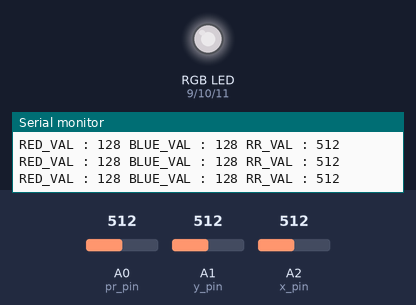
A sketch run on a simulated Arduino Uno, built with avr-gcc and run on an emulated ATmega328P. On the bench: an RGB LED mixed from three pins (HIGH = lit), the last lines printed to the serial monitor. Inputs (shaded band) come from the test bench; at power-on: A1 (y_pin) = 512, A2 (x_pin) = 512, A0 (pr_pin) = 512. Dim RGB values are drawn brighter than linear.

Above: at 1.2 s.
1.3 s: A1 (y_pin) set to 716
At 2.6 s:
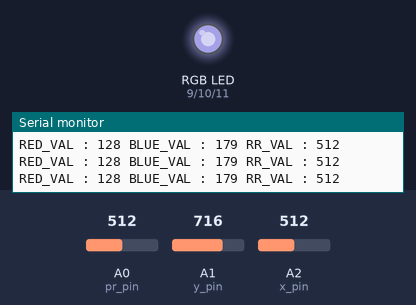
3.0 s: A2 (x_pin) set to 408
At 4.1 s:
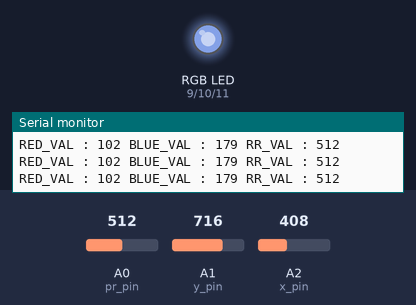
6.0 s: A2 (x_pin) set to 389
At 7.1 s:
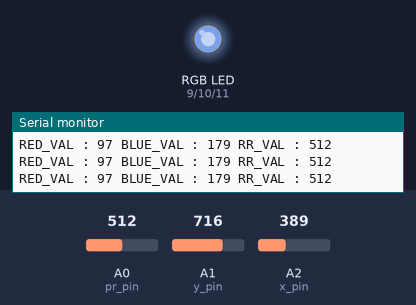
7.8 s: A1 (y_pin) set to 900
At 8.6 s:
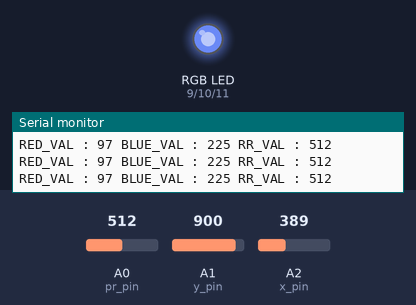
9.3 s: A2 (x_pin) set to 42
At 10.1 s:
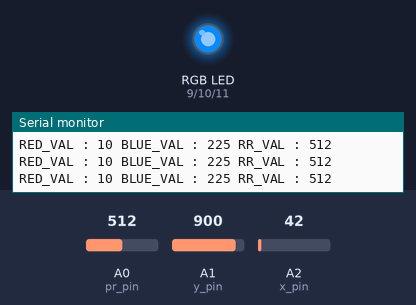
10.9 s: A2 (x_pin) set to 36
At 11.6 s:
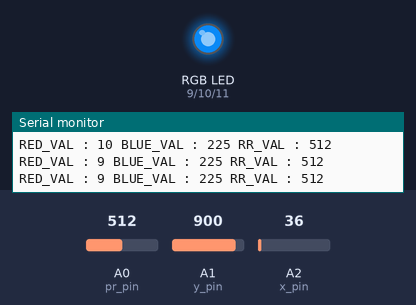
Timing chart, 0 to 13.5 s (numbered marks = the images above; inputs shaded):
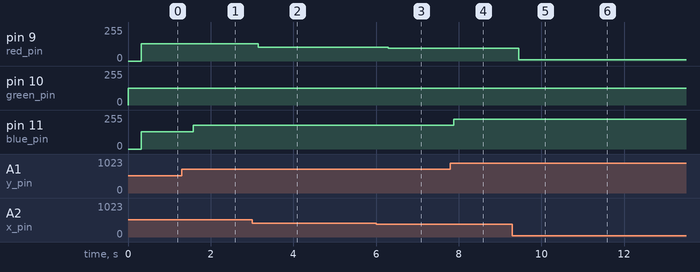

Measured:
- after the input at 1.3 s, pin 11 (blue_pin): 128/255 → 179/255 after 0.28 s
- after the input at 3.0 s, pin 9 (red_pin): 128/255 → 102/255 after 0.15 s
- after the input at 6.0 s, pin 9 (red_pin): 102/255 → 97/255 after 0.30 s
- after the input at 7.8 s, pin 11 (blue_pin): 179/255 → 225/255 after 0.08 s
- after the input at 9.3 s, pin 9 (red_pin): 97/255 → 10/255 after 0.15 s
- after the input at 10.9 s, pin 9 (red_pin): 10/255 → 9/255 after 0.13 s

The sketch:

basic1.ino
```cpp
#include <Arduino_FreeRTOS.h>
int pr_pin = A0;
int red_pin = 9 , blue_pin = 11 , green_pin = 10;
int x_pin = A2 , y_pin = A1 , btn_pin = 7;

int pr_val;
int x_val , y_val;

// 宣告 task handle
TaskHandle_t handleLED;
TaskHandle_t handlePR;
TaskHandle_t handleJoystick;

// 宣告 function
void TaskLED(void *parameters);
void TaskPR(void *parameters);
void TaskJoystick(void *parameters);

void setup() {
  Serial.begin(9600);
  pinMode(red_pin, OUTPUT);
  pinMode(blue_pin, OUTPUT);
  pinMode(green_pin, OUTPUT);
  pinMode(pr_pin, INPUT);
  pinMode(x_pin, INPUT);
  pinMode(y_pin, INPUT);
  while(!Serial) {} // 等 serial 設定好
  // 宣告 task
  xTaskCreate(TaskLED, "LED", 128, NULL, 1, NULL);
  xTaskCreate(TaskPR, "PR", 128, NULL, 1, NULL);
  xTaskCreate(TaskJoystick, "Joystick", 128, NULL, 1, NULL);
}

void loop() {
  // empty
}

void TaskLED(void* parameters) {
  (void) parameters;


  for (;;) {
    int red_val = (int)((pr_val / 512.0)) * (x_val / 4.0);
    int blue_val = (int)((pr_val / 512.0)) * (y_val / 4.0);
    Serial.print("RED_VAL : ");
    Serial.print(red_val);
    Serial.print(" BLUE_VAL : ");
    Serial.print(blue_val);
    Serial.print(" RR_VAL : ");
    Serial.println(pr_val);
    analogWrite(red_pin , red_val);
    analogWrite(blue_pin , blue_val);
    analogWrite(green_pin , 125);
    vTaskDelay(20);
  }

  vTaskDelete(NULL);
}

void TaskPR(void* parameters) {
  (void) parameters;

  for (;;) {
    pr_val = analogRead(pr_pin);
    vTaskDelay(5);
  }

  vTaskDelete(NULL);
}

void TaskJoystick(void* parameters) {
  (void) parameters;


  for (;;) {
    x_val = analogRead(x_pin);
    y_val = analogRead(y_pin);
  }

  vTaskDelete(NULL);
}
```
